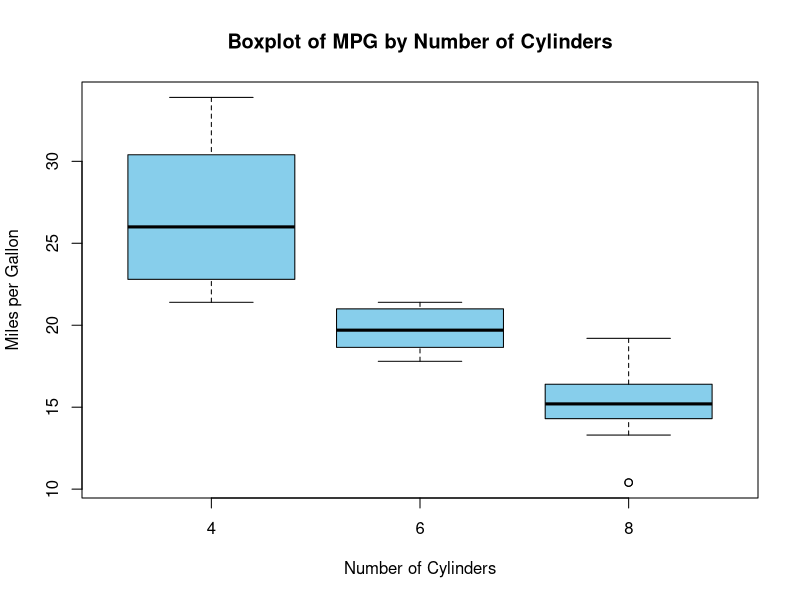

The R source for this figure:
# Load the necessary dataset
data("mtcars")

# Create a boxplot graph
boxplot(mpg ~ cyl, data = mtcars,
        xlab = "Number of Cylinders", ylab = "Miles per Gallon",
        main = "Boxplot of MPG by Number of Cylinders",
        col = "skyblue", border = "black")
          
        
